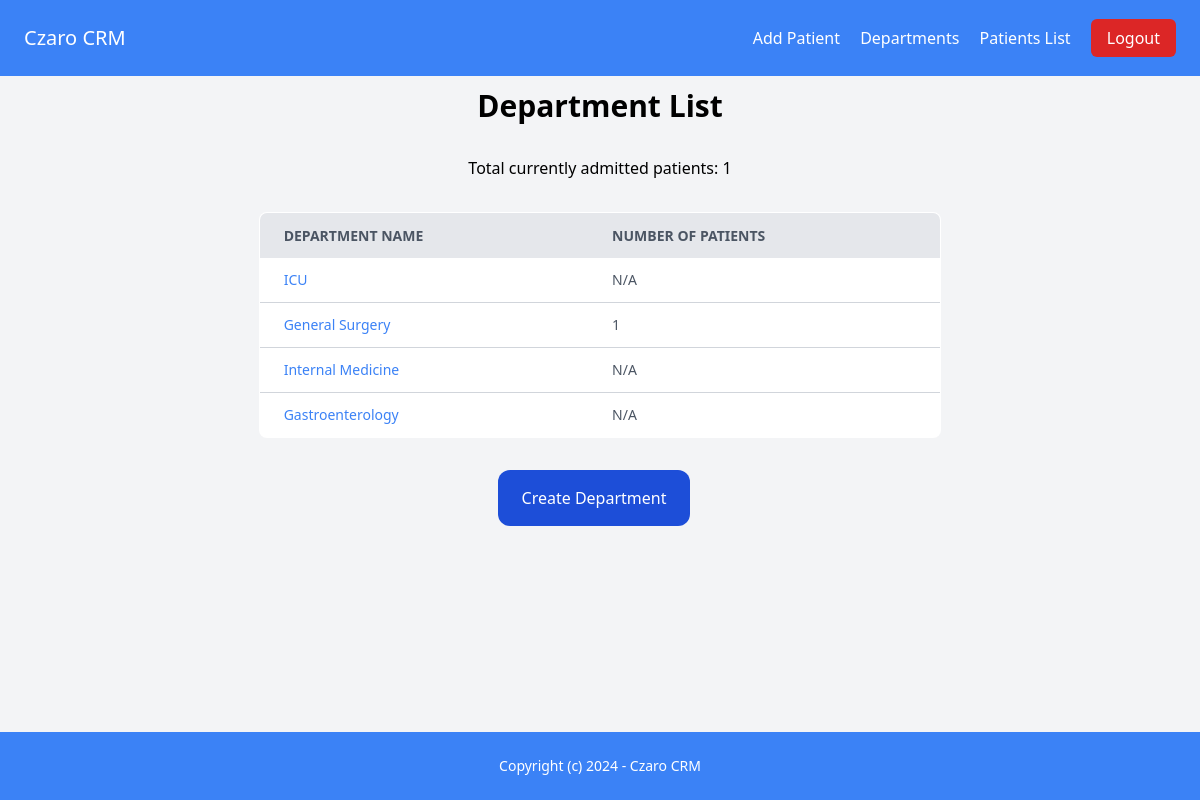
The app's page /department/list/ (signed in) with its own data.
### department/models.py (models this page shows, shortened)
class Department(models.Model):
    id = models.UUIDField(primary_key=True, default=uuid.uuid4, editable=False)
    name = models.CharField(max_length=255, unique=True)
    description = models.TextField()
    created_by = models.ForeignKey(User, on_delete=models.CASCADE)
    created_at = models.DateTimeField(auto_now_add=True)

### department/views.py (the view)
# urls.py: path("list/", views.department_list, name="department_list"),
@login_required(login_url="/login/")
def department_list(request):
    departments = Department.objects.all()
    total_admitted_patients = Hospitalization.objects.filter(
        is_discharged=False
    ).count()
    department_counts = (
        {}
    )  # Assuming you have a dictionary with department UUIDs as keys and counts as values
    for department in departments:
        department_count = Hospitalization.objects.filter(
            department=department, is_discharged=False
        ).count()
        setattr(department, "count", department_count)
        department_counts[department.id] = department_count
    context = {
        "title": "Department List",
        "departments": departments,
        "department_counts": department_counts,
        "total_admitted_patients": total_admitted_patients,
    }
    return render(request, "department_list.html", context)

### templates/department_list.html
{% extends "base.html" %}
{% block content %}
<div class="container mx-auto mt-16">
    <h1 class="mb-8 text-3xl font-bold text-center">{{ title }}</h1>
    <p class="text-center">Total currently admitted patients: {{ total_admitted_patients }}</p>
    <div class="flex justify-center mt-8">
        <table class="min-w-max w-2/3 bg-white border border-gray-300 rounded-lg overflow-hidden">
            <thead>
                <tr class="bg-gray-200 text-gray-600 uppercase text-sm leading-normal">
                    <th class="py-3 px-6 text-left">Department Name</th>
                    <th class="py-3 px-6 text-left">Number of Patients</th>
                </tr>
            </thead>
            <tbody class="text-gray-600 text-sm font-light">
                {% for department in departments %}
                    <tr class="border-b border-gray-300 hover:bg-gray-100">
                        <td class="py-3 px-6 text-left whitespace-nowrap">
                            <a href="{% url 'department:department_detail' department.id %}" class="text-blue-500">{{ department.name }}</a>
                        </td>
                        <td class="py-3 px-6 text-left">
                            {{ department.count|default:"N/A" }}
                        </td>
                    </tr>
                {% endfor %}
            </tbody>
        </table>
    </div>
    <div class="flex justify-center mt-8">
        {% if request.user.profession == "admins" %}
            <a href="{% url 'department:create_department' %}" class="py-4 px-6 bg-blue-700 rounded-xl text-white mr-3">Create Department</a>
        {% endif %}
    </div>
</div>
{% endblock %}

### records on screen
Department: name "ICU", count "N/A"
Department: name "General Surgery", count "1"
Department: name "Internal Medicine", count "N/A"
Department: name "Gastroenterology", count "N/A"

### other values on screen
{{ title }} "Department List"
{{ total_admitted_patients }} "1"
